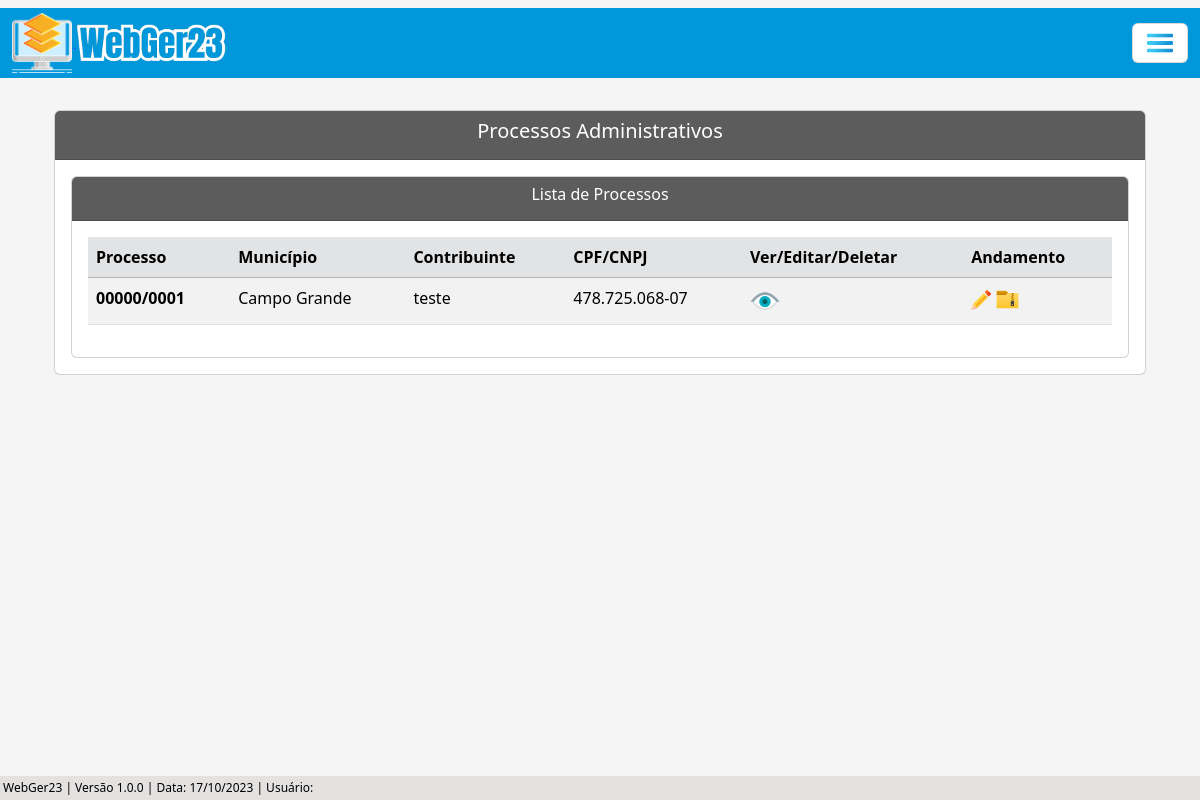
Before: /listar/processo-adm/ with the older database file.
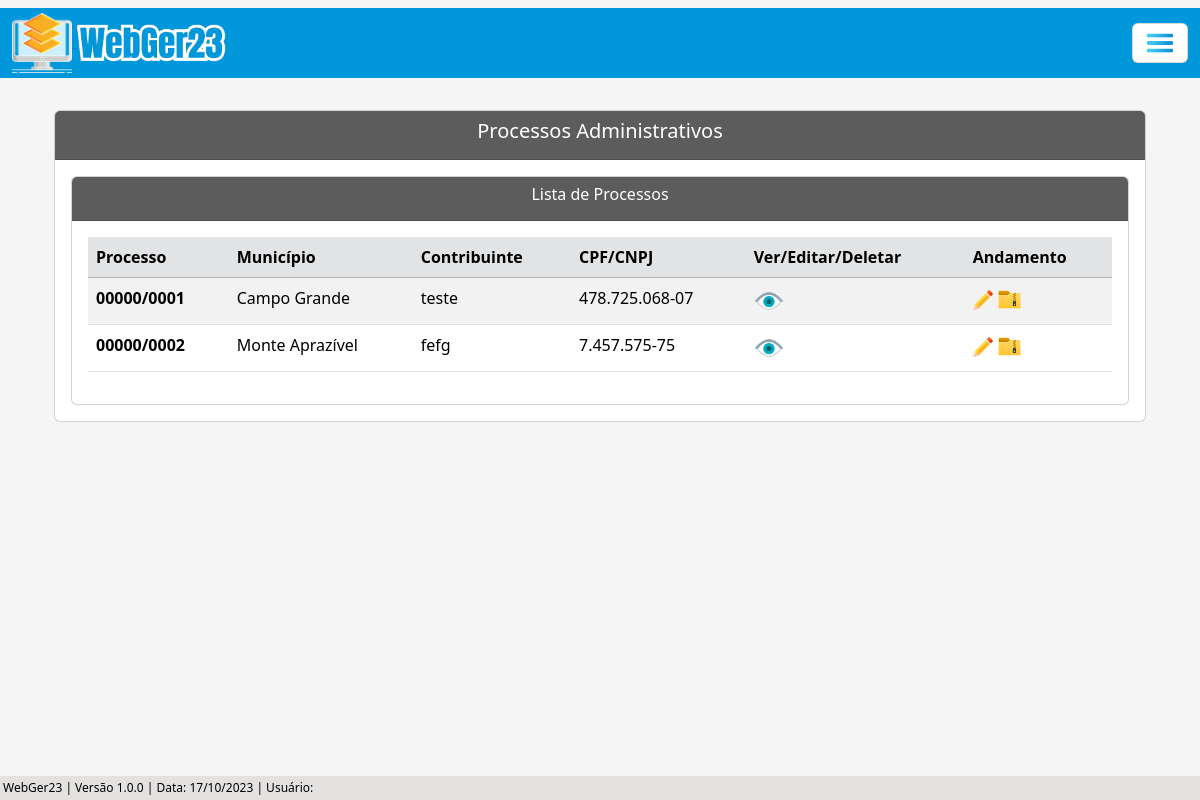
After: the same page with the newer database file.
### processo/models.py (models this page shows, shortened)
class Base(models.Model): # Classe base, será herdada pelas outras classes
    data_criacao = models.DateTimeField('data_criação', auto_now_add=True)
    usuario_criador = models.ForeignKey(get_user_model(), verbose_name='Usuário Criador', on_delete=models.SET_NULL, null=True)
    data_alteracao = models.DateTimeField('Alterado', auto_now=True)
    ativo = models.BooleanField('Ativo', default=True)
    class Meta:
        abstract = True

class ProcessoAdm(Base):
    tipo_pessoas = (
        ('Física', 'Física'), ('Jurídica', 'Jurídica'),
    )
    numero = models.CharField(unique=True, verbose_name='N°', max_length=10) # Número do processo
    municipio = models.CharField(max_length=50, verbose_name='Município') # Município
    uf = models.CharField(max_length=2) # UF
    data_inicial = models.DateField(blank=True, null=True) # Data Inicial do Período do processo
    data_final = models.DateField(blank=True, null=True) # Data final do Período do processo
    data_div_ativa = models.DateField(blank=True, null=True) # Data dívida ativa
    valor_atributo = models.CharField(max_length=14, blank=True, null=True)  # Valor do atributo
    valor_multa = models.CharField(max_length=14, blank=True, null=True) # Valor da multa
    valor_credito = models.CharField(max_length=14, blank=True, null=True) # Valor do crédito
    valor_atualizado = models.CharField(max_length=14, blank=True, null=True) # Valor do atualizado
    data_valor_atualizado = models.DateField(blank=True, null=True) # Data valor atualizado
    nome_contribuinte = models.CharField(max_length=50)  # Nome / Razão Social
    tipo_pessoa = models.CharField(max_length=50, choices=tipo_pessoas) # Física / Jurídica # Utiliza choices(escolhas) para selecionar o tipo de pessoas
    documento = models.CharField(max_length=20, verbose_name='CPF/CNPJ', unique=True) # CPF / CNPJ
    nome_fantasia = models.CharField(max_length=50, blank=True, null=True) # Nome Fantasia
    email = models.EmailField(max_length=50, blank=True, null=True) # E-mail
    endereco = models.CharField(max_length=150) # Rua
    complemento = models.CharField(max_length=50, blank=True, null=True) # Complemento
    municipio_contribuinte = models.CharField(max_length=50, blank=True, null=True) # Município Contribuinte
    uf_contribuinte = models.CharField(max_length=2, verbose_name='UF', blank=True, null=True) # UF Contribuinte
    cep = models.CharField(max_length=10, blank=True, null=True) # CEP
    telefone = models.CharField(max_length=20, blank=True, null=True) # Telefone
    celular = models.CharField(max_length=20, blank=True, null=True) # Celular

### processo/views.py (the view)
# urls.py: path('listar/processo-adm/', ProcessoAdmList.as_view(), name='proc-adm-list'),
class ProcessoAdmList(ListView):
    model = ProcessoAdm
    template_name = 'processos/lists/processo_adm_list.html'

### processo/templates/processos/lists/processo_adm_list.html (shortened to what this page needs)
{% extends 'index.html' %}
{% load static %}
{% block conteudo %}
    <div class="container p-4">
        <div class="card">
            <div class="card-header text-white" style="background-color: #5c5c5c;">
                <h5 style="text-align: center;">Processos Administrativos</h5>
            </div>
            <div class="card-body">
                <div class="card">
                    <div class="card-header text-white" style="background-color: #5c5c5c;; text-align: center;">
                    <h6>Lista de Processos</h6>
                    </div>
                    <div class="card-body">
                        <div class="table-responsive">
                            <table class="table table-striped" id="tabela-listar">
                                <thead>
                                    <tr class="table-secondary">
                                        <th>Processo</th>
                                        <th>Município</th>
                                        <th>Contribuinte</th>
                                        <th>CPF/CNPJ</th>
                                        <th>Ver/Editar/Deletar</th>
                                        <th>Andamento</th>
                                    </tr>
                                </thead>
                                <tbody>
                                    {% for processo in object_list %}
                                    <tr>
                                        <td><b>{{ processo.numero }}</b></td>
                                        <td>{{ processo.municipio }}</td>
                                        <td>{{ processo.nome_contribuinte }}</td>
                                        <td>{{ processo.documento }}</td>
                                            <td>
                                                <a href="{% url 'proc-adm-view' processo.pk %}"><img src="{% static 'img/olho3.png' %}" width="30"></i></a>
                                            </td>
                                        <td>
                                            <a href="{% url 'andamento-adm-list-update' processo.pk %}"><img src="{% static 'img/botao-editar.png' %}" width="20"></a>
                                            <a href="{% url 'andamento-adm-list' processo.pk %}"><img src="{% static 'img/arquivo.png' %}" width="25"></a>
                                        </td>
                                    </tr>
                                    {% endfor %}
                                </tbody>
                            </table>
                        </div>
                    </div>
                </div>
            </div>
        </div>
    </div>
    <br>
    {% endblock %}

Changed rows visible on the page:
added ProcessoAdm: numero "00000/0002", municipio "Monte Aprazível", nome_contribuinte "fefg", documento "7.457.575-75"
